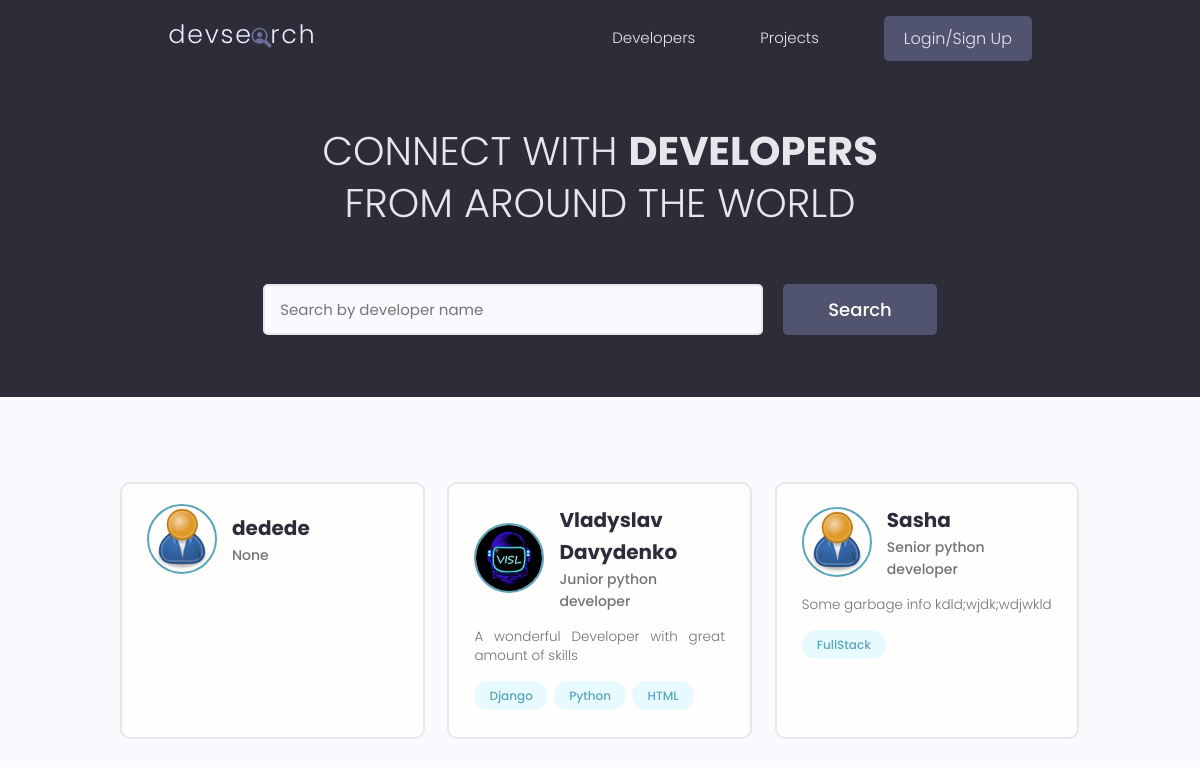
The app's page /, older data.
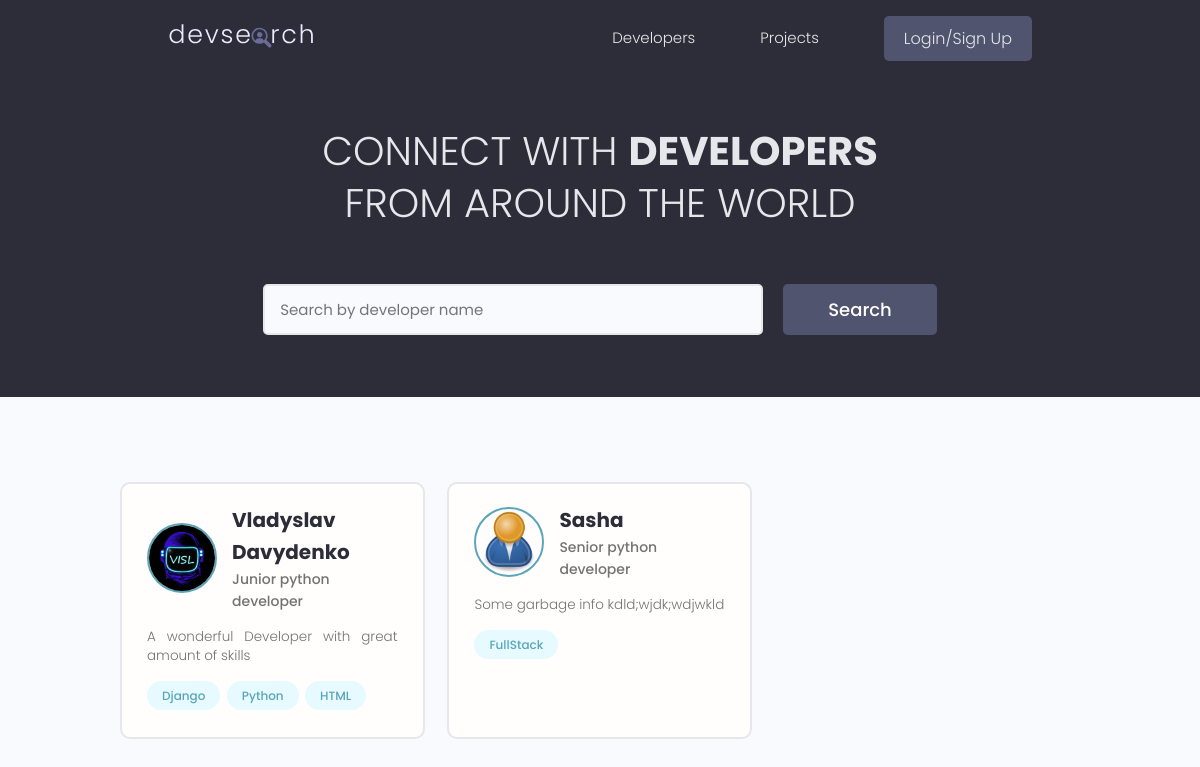
The same page, newer data.
### users/models.py (models this page shows, shortened)
class Profile(models.Model):
    user = models.OneToOneField(User, on_delete=models.CASCADE, null=True, blank=True)
    name = models.CharField(max_length=200, blank=True, null=True)
    email = models.EmailField(max_length=500, blank=True, null=True)
    username = models.CharField(max_length=200, blank=True, null=True)
    location = models.CharField(max_length=200, blank=True, null=True)
    short_intro = models.CharField(max_length=200, blank=True, null=True)
    bio = models.TextField(blank=True, null=True)
    profile_image = models.ImageField(null = True, blank=True, upload_to='profiles/', default= 'profiles/user-default.png')
    social_github = models.CharField(max_length=200, blank=True, null=True)
    social_stackoverflow = models.CharField(max_length=200, blank=True, null=True)
    social_twitter = models.CharField(max_length=200, blank=True, null=True)
    social_linkedin = models.CharField(max_length=200, blank=True, null=True)
    social_website = models.CharField(max_length=200, blank=True, null=True)
    id = models.UUIDField(default=uuid.uuid4, unique=True, primary_key=True, editable=False)

class Skill(models.Model):
    owner = models.ForeignKey(Profile, on_delete=models.CASCADE, null=True, blank=True)
    name = models.CharField(max_length=200, blank=True, null=True)
    description = models.TextField(blank=True, null=True)
    created = models.DateTimeField(auto_now_add=True)
    id = models.UUIDField(default=uuid.uuid4, unique=True, primary_key=True, editable=False)
    def __str__(self):
        return str(self.name)

### users/views.py (the view)
# urls.py: path('', views.profiles, name='profiles'),
def profiles(request):
    profiles, search_query = searchProfiles(request)
    custom_range, profiles = paginateProfiles(request, profiles, 6)
    context = {'profiles': profiles,  'search_query': search_query, 'custome_range': custom_range}
    return render(request, 'users/profiles.html', context)

### users/utils.py (called while the page is built)
def paginateProfiles(request, profiles, results):
    page = request.GET.get('page')
    paginator = Paginator(profiles, results)
    try:
        profiles = paginator.page(page)
    except PageNotAnInteger:
        page = 1
        profiles = paginator.page(page)
    except EmptyPage:
        page = paginator.num_pages
        profiles = paginator.page(page)
    leftIndex = (int(page) - 4)
    if leftIndex < 1:
        leftIndex = 1
    rightIndex = (int(page) + 5)
    if rightIndex > paginator.num_pages:
        rightIndex = paginator.num_pages + 1
    custom_range = range(leftIndex, rightIndex)
    return custom_range, profiles

def searchProfiles(request):
    search_query = ''
    if request.GET.get('search_query'):
        search_query = request.GET.get('search_query')
    skills = Skill.objects.filter(name__icontains=search_query)
    profiles = Profile.objects.distinct().filter(
        Q(name__icontains=search_query) |
        Q(short_intro__icontains=search_query)|
        Q(skill__in=skills)
        )
    return profiles, search_query

### users/templates/users/profiles.html (shortened to what this page needs)
{% extends 'main.html' %}
{% block content%}
<main class="home">
    <section class="hero-section text-center">
      <div class="container container--narrow">
        <div class="hero-section__box">
          <h2>CONNECT WITH <span>DEVELOPERS</span></h2>
          <h2>FROM AROUND THE WORLD</h2>
        </div>
        <div class="hero-section__search">
          <form id="searchForm" class="form" action="{% url 'profiles' %}" method="get">
            <div class="form__field">
              <input class="input input--text" id="formInput#search" type="text" name="search_query"
                value="{{search_query}}" placeholder="Search by developer name" />
            </div>
            <input class="btn btn--sub btn--lg" type="submit" value="Search" />
          </form>
        </div>
      </div>
    </section>
    <section class="devlist">
      <div class="container">
        <div class="grid grid--three">
          {% for profile in profiles %}
          <div class="column card">
            <div class="dev">
              <a href="{% url 'user-profile' profile.id %}" class="card__body">
                <div class="dev__profile">
                  <img class="avatar avatar--md" src="{{profile.profile_image.url}}" alt="image" />
                  <div class="dev__meta">
                    <h3>{{profile.name}}</h3>
                    <h5>{{profile.short_intro|slice:"150"}}</h5>
                  </div>
                </div>
                <p class="dev__info">{{profile.bio|slice:"150"}}</p>
                <div class="dev__skills">
                  {% for skill in profile.skill_set.all|slice:"5"%}
                  <span class="tag tag--pill tag--main">
                    <small>{{skill}}</small>
                  </span>
                  {% endfor %}
                </div>
              </a>
            </div>
          </div>
          {% endfor %}
        </div>
      </div>
    </section>
  </main>
{% endblock content %}

Row changes from the older to the newer data that the page shows:
removed Profile: profile_image (placeholder picture), name "dedede", short_intro "None"
